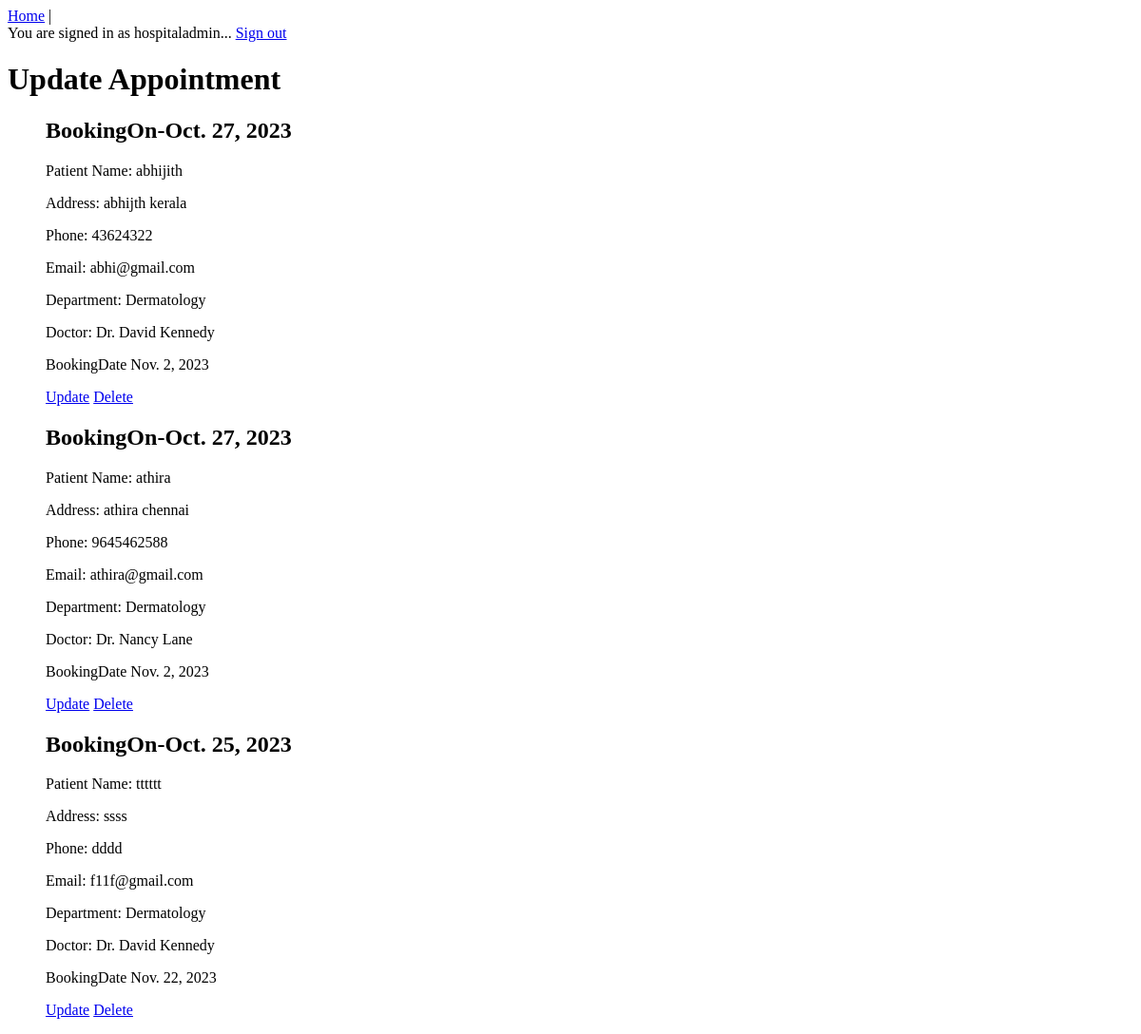
Before: /myappointments/ (signed in) with the older database file.
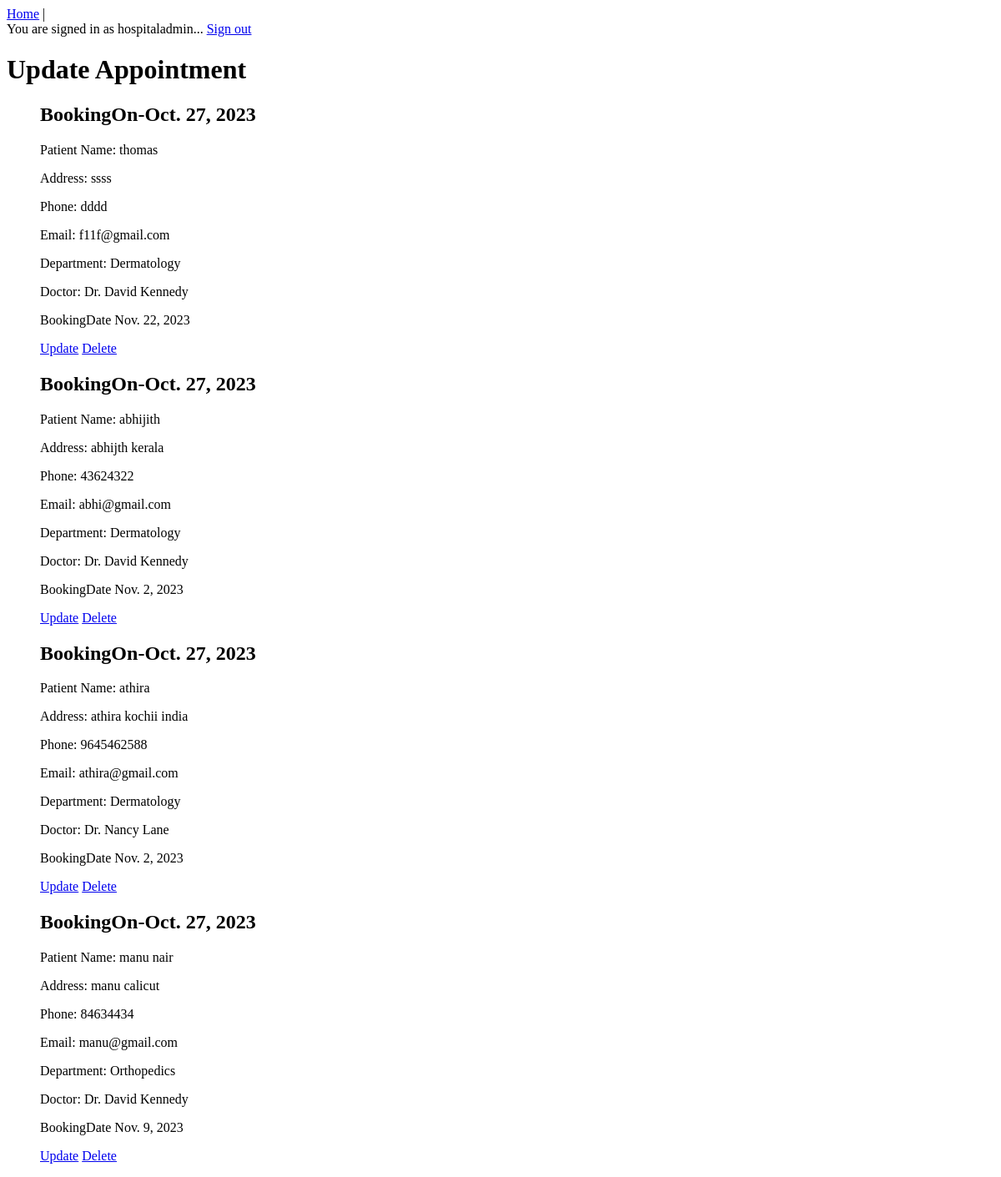
After: the same page with the newer database file.
### home/models.py (models this page shows)
class Bookappointment(models.Model):
    pname = models.CharField(max_length=200)
    paddress = models.CharField(max_length=600)
    pphone = models.CharField(max_length=10)
    pemail = models.EmailField()
    depname = models.ForeignKey(Department,on_delete=models.CASCADE)
    docname =models.ForeignKey(Doctors,on_delete=models.CASCADE)
    bookingdate = models.DateField()
    bookingon = models.DateField(auto_now=True)

class Department(models.Model):
    depname = models.CharField(max_length=200)
    depdescription = models.TextField()
    def __str__(self):
        return self.depname

class Doctors(models.Model):
    docname = models.CharField(max_length=200)
    depname = models.ForeignKey(Department,on_delete=models.CASCADE)
    qualification = models.CharField(max_length=200)
    docimage= models.ImageField(upload_to='docimage/', blank=True, null=True)
    def __str__(self):
        return self.docname

### home/views.py (the view)
# urls.py: path('myappointments/', views.showmyappointments, name='showmyappointments'),
@login_required
def showmyappointments(request):
    myappointments = Bookappointment.objects.all().order_by('-bookingon')
    return render(request, 'home/myappointment.html', {'myappointments': myappointments})

### home/templates/home/myappointment.html (shortened to what this page needs)
<!DOCTYPE html>
{% extends "home/base.html" %}
{% block content %}
<body>
    <h1>Update Appointment</h1>
    <ul>{% for b in myappointments %}
 	            <div>
	                <h2>BookingOn-{{b.bookingon}}</h2>
	                <p>Patient Name: {{ b.pname }}</p>
 	                <p>Address: {{b.paddress }}</p>
 	                <p>Phone: {{b.pphone }}</p>
 	                <p>Email: {{b.pemail }}</p>
	                <p>Department: {{b.depname }}</p>
 	                <p>Doctor: {{b.docname }}</p>
 	                <p>BookingDate {{b.bookingdate }}</p>
 	               <form method="post">
                    <a href="{% url 'home:updateappointment' b.id %}">Update</a>      <a href="{% url 'home:deleteappointment' b.id %}">Delete</a>
                </form>
 	                </div>
 	        {% endfor %}
 	        </ul>
</body>
</html>
{% endblock content %}

Changed rows visible on the page:
changed Bookappointment "ssss": bookingon "Oct. 25, 2023" → "Oct. 27, 2023"; pname "tttttt" → "thomas"; moves up the list
changed Bookappointment "athira": paddress "athira chennai" → "athira kochii india"
added Bookappointment: bookingon "Oct. 27, 2023", pname "manu nair", paddress "manu calicut", pphone "84634434", pemail "manu@gmail.com", depname "Orthopedics", docname "Dr. David Kennedy", bookingdate "Nov. 9, 2023"
